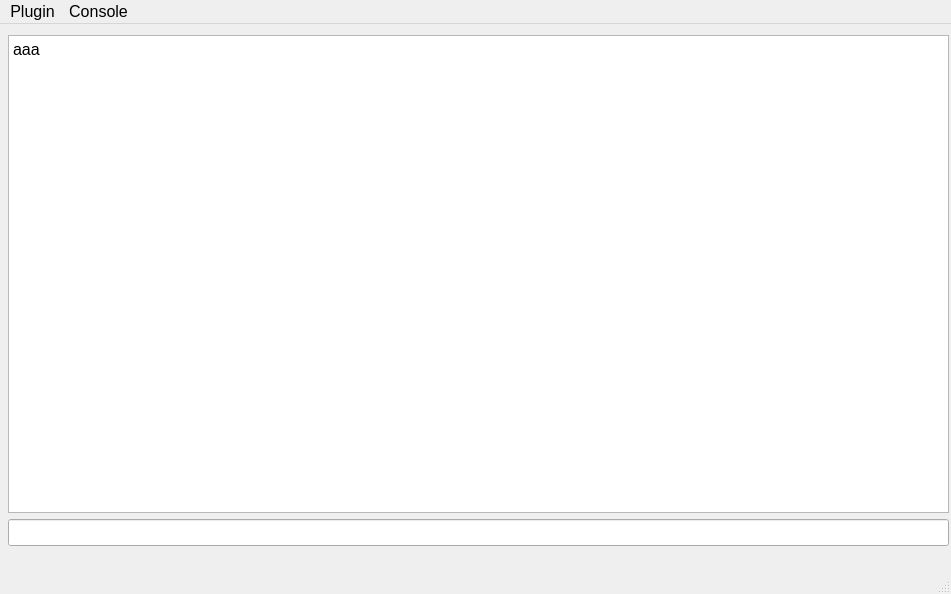
<?xml version="1.0" encoding="UTF-8"?>
<ui version="4.0">
 <class>MainWindow</class>
 <widget class="QMainWindow" name="MainWindow">
  <property name="geometry">
   <rect>
    <x>0</x>
    <y>0</y>
    <width>951</width>
    <height>594</height>
   </rect>
  </property>
  <property name="font">
   <font>
    <pointsize>12</pointsize>
   </font>
  </property>
  <property name="windowTitle">
   <string>MainWindow</string>
  </property>
  <widget class="QWidget" name="centralwidget">
   <widget class="QWidget" name="layoutWidget">
    <property name="geometry">
     <rect>
      <x>8</x>
      <y>11</y>
      <width>941</width>
      <height>511</height>
     </rect>
    </property>
    <layout class="QVBoxLayout" name="main_layout">
     <item>
      <widget class="QTextBrowser" name="text_browser">
       <property name="verticalScrollBarPolicy">
        <enum>Qt::ScrollBarAsNeeded</enum>
       </property>
       <property name="horizontalScrollBarPolicy">
        <enum>Qt::ScrollBarAsNeeded</enum>
       </property>
       <property name="html">
        <string>&lt;!DOCTYPE HTML PUBLIC &quot;-//W3C//DTD HTML 4.0//EN&quot; &quot;http://www.w3.org/TR/REC-html40/strict.dtd&quot;&gt;
&lt;html&gt;&lt;head&gt;&lt;meta name=&quot;qrichtext&quot; content=&quot;1&quot; /&gt;&lt;style type=&quot;text/css&quot;&gt;
p, li { white-space: pre-wrap; }
&lt;/style&gt;&lt;/head&gt;&lt;body style=&quot; font-family:'MS Shell Dlg 2'; font-size:12pt; font-weight:400; font-style:normal;&quot;&gt;
&lt;p style=&quot; margin-top:12px; margin-bottom:12px; margin-left:0px; margin-right:0px; -qt-block-indent:0; text-indent:0px;&quot;&gt;aaa&lt;/p&gt;&lt;/body&gt;&lt;/html&gt;</string>
       </property>
       <property name="cursorWidth">
        <number>1</number>
       </property>
      </widget>
     </item>
     <item>
      <widget class="QLineEdit" name="line_edit">
       <property name="font">
        <font>
         <pointsize>12</pointsize>
        </font>
       </property>
       <property name="text">
        <string/>
       </property>
      </widget>
     </item>
    </layout>
   </widget>
  </widget>
  <widget class="QMenuBar" name="menubar">
   <property name="geometry">
    <rect>
     <x>0</x>
     <y>0</y>
     <width>951</width>
     <height>21</height>
    </rect>
   </property>
   <widget class="QMenu" name="menu_plugin">
    <property name="title">
     <string>Plugin</string>
    </property>
    <addaction name="action_load_plugin"/>
   </widget>
   <widget class="QMenu" name="menuConsole">
    <property name="title">
     <string>Console</string>
    </property>
    <addaction name="action_clear"/>
   </widget>
   <addaction name="menu_plugin"/>
   <addaction name="menuConsole"/>
  </widget>
  <widget class="QStatusBar" name="statusbar"/>
  <action name="action_load_plugin">
   <property name="text">
    <string>Charger un plugin</string>
   </property>
  </action>
  <action name="action_clear">
   <property name="text">
    <string>Vider</string>
   </property>
  </action>
 </widget>
 <resources/>
 <connections/>
</ui>
